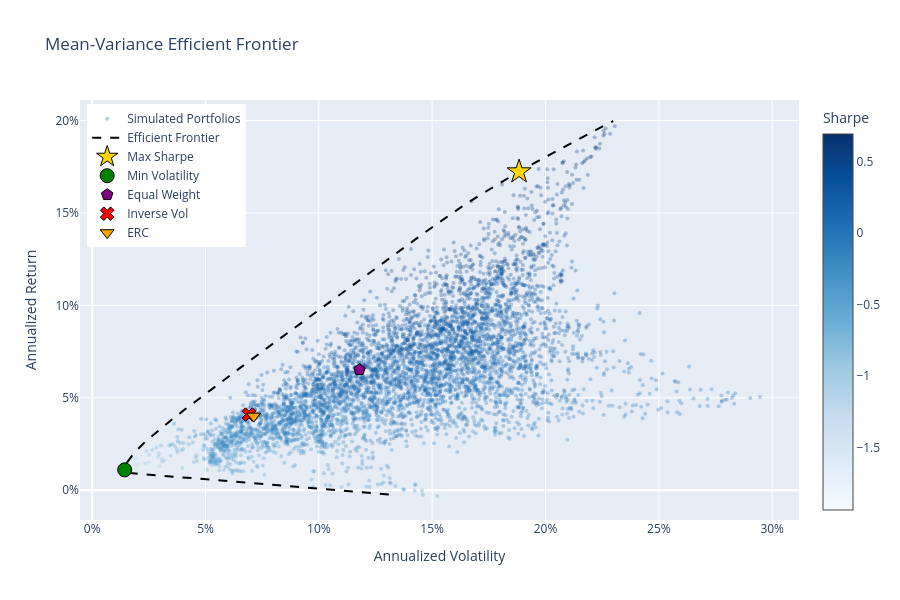

Notebook cell for this chart:
### Markdown cell above
#### Layer D: Layout and Render

### Code cell
fig.update_layout(
    title="Mean-Variance Efficient Frontier",
    xaxis_title="Annualized Volatility",
    yaxis_title="Annualized Return",
    xaxis_tickformat=".0%",
    yaxis_tickformat=".0%",
    height=600,
    legend=dict(yanchor="top", y=0.99, xanchor="left", x=0.01),
)
fig.show()

### Figure 1 — Plotly figure (JSON) as saved in the notebook; plotly's stock layout.template omitted (floating-point values rounded to 4 significant figures; data arrays with more than 128 entries replaced by an {"elided": "..."} marker saying what was removed)
{"data": [{"marker": {"color": {"elided": "5000 float values"}, "colorbar": {"title": {"text": "Sharpe"}}, "colorscale": [[0.0, "rgb(247,251,255)"], [0.125, "rgb(222,235,247)"], [0.25, "rgb(198,219,239)"], [0.375, "rgb(158,202,225)"], [0.5, "rgb(107,174,214)"], [0.625, "rgb(66,146,198)"], [0.75, "rgb(33,113,181)"], [0.875, "rgb(8,81,156)"], [1.0, "rgb(8,48,107)"]], "opacity": 0.3, "size": 4}, "mode": "markers", "name": "Simulated Portfolios", "type": "scatter", "x": {"elided": "5000 float values"}, "y": {"elided": "5000 float values"}}, {"line": {"color": "black", "dash": "dash", "width": 2}, "mode": "lines", "name": "Efficient Frontier", "type": "scatter", "x": [0.1309, 0.07185, 0.01695, 0.01542, 0.01892, 0.02376, 0.02924, 0.03508, 0.04112, 0.04728, 0.05352, 0.05981, 0.06614, 0.0725, 0.07888, 0.08528, 0.09169, 0.0981, 0.1045, 0.111, 0.1174, 0.1238, 0.1303, 0.1367, 0.1432, 0.1497, 0.1563, 0.1633, 0.1706, 0.1783, 0.1863, 0.1946, 0.2031, 0.2119, 0.2208, 0.2299], "y": [-0.00229, 0.003483, 0.009257, 0.01503, 0.0208, 0.02658, 0.03235, 0.03812, 0.0439, 0.04967, 0.05544, 0.06122, 0.06699, 0.07276, 0.07854, 0.08431, 0.09008, 0.09586, 0.1016, 0.1074, 0.1132, 0.119, 0.1247, 0.1305, 0.1363, 0.142, 0.1478, 0.1536, 0.1594, 0.1651, 0.1709, 0.1767, 0.1825, 0.1882, 0.194, 0.1998]}, {"marker": {"color": "gold", "line": {"color": "black", "width": 1}, "size": 18, "symbol": "star"}, "mode": "markers", "name": "Max Sharpe", "type": "scatter", "x": [0.1883], "y": [0.1723]}, {"marker": {"color": "green", "line": {"color": "black", "width": 1}, "size": 14, "symbol": "circle"}, "mode": "markers", "name": "Min Volatility", "type": "scatter", "x": [0.01435], "y": [0.01102]}, {"marker": {"color": "purple", "line": {"color": "black", "width": 1}, "size": 12, "symbol": "pentagon"}, "mode": "markers", "name": "Equal Weight", "type": "scatter", "x": [0.1179], "y": [0.0652]}, {"marker": {"color": "red", "line": {"color": "black", "width": 1}, "size": 12, "symbol": "x"}, "mode": "markers", "name": "Inverse Vol", "type": "scatter", "x": [0.06915], "y": [0.04091]}, {"marker": {"color": "orange", "line": {"color": "black", "width": 1}, "size": 12, "symbol": "triangle-down"}, "mode": "markers", "name": "ERC", "type": "scatter", "x": [0.07125], "y": [0.04008]}], "layout": {"height": 600, "legend": {"x": 0.01, "xanchor": "left", "y": 0.99, "yanchor": "top"}, "title": {"text": "Mean-Variance Efficient Frontier"}, "xaxis": {"tickformat": ".0%", "title": {"text": "Annualized Volatility"}}, "yaxis": {"tickformat": ".0%", "title": {"text": "Annualized Return"}}}}
